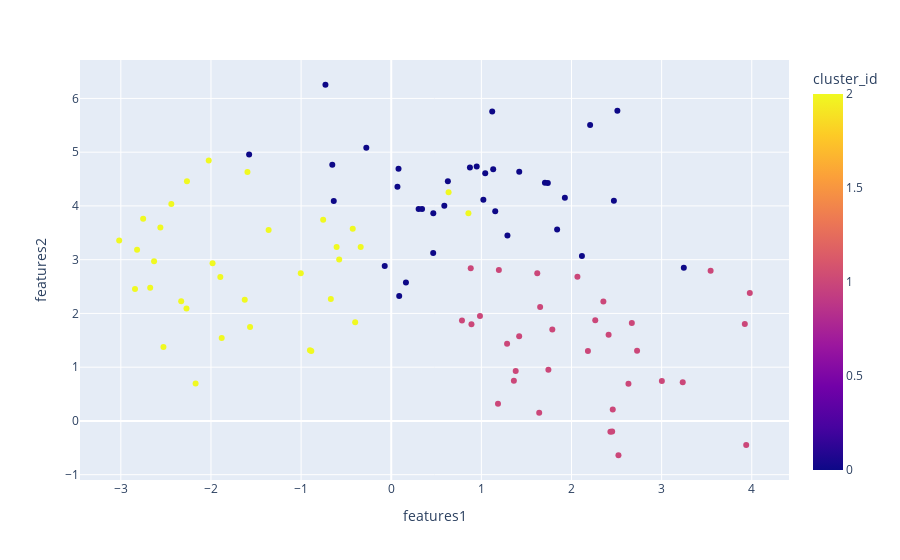

Notebook code cell kept with this figure:
### Code cell
import plotly.express as px
fig = px.scatter(df_blob,x="features1",y="features2",color = "cluster_id")
fig.show()
